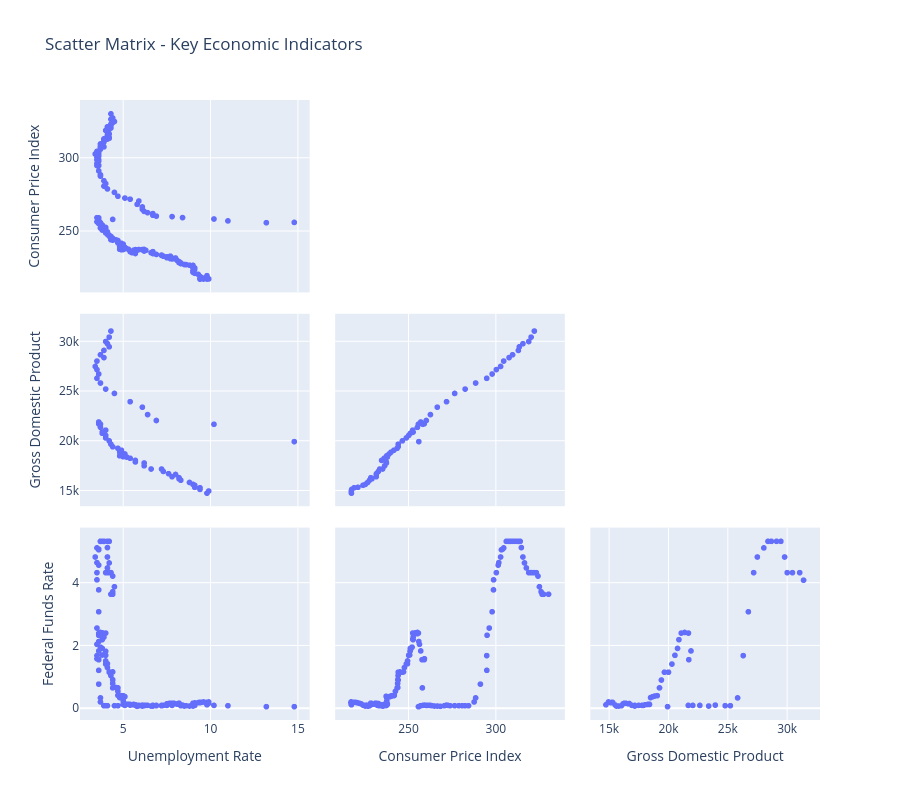

This figure's notebook cell:
### Code cell
# Scatter plots for key relationships
def scatter_matrix_plot(df):
    """
    Create scatter plot matrix
    """
    # Select subset of columns for readability (adjust as needed)
    cols_to_plot = df.columns[:4]  # First 4 indicators
    
    fig = px.scatter_matrix(
        df[cols_to_plot],
        dimensions=cols_to_plot,
        title='Scatter Matrix - Key Economic Indicators',
        height=800
    )
    fig.update_traces(diagonal_visible=False, showupperhalf=False)
    fig.show()

scatter_matrix_plot(economic_data)

### Figure 1 — Plotly figure (JSON) as saved in the notebook; plotly's stock layout.template omitted (floating-point values rounded to 4 significant figures; data arrays with more than 128 entries replaced by an {"elided": "..."} marker saying what was removed)
{"data": [{"diagonal": {"visible": false}, "dimensions": [{"axis": {"matches": true}, "label": "Unemployment Rate", "values": {"elided": "196 float values"}}, {"axis": {"matches": true}, "label": "Consumer Price Index", "values": {"elided": "196 float values"}}, {"axis": {"matches": true}, "label": "Gross Domestic Product", "values": {"elided": "196 float values"}}, {"axis": {"matches": true}, "label": "Federal Funds Rate", "values": {"elided": "196 float values"}}], "hovertemplate": "%{xaxis.title.text}=%{x}<br>%{yaxis.title.text}=%{y}<extra></extra>", "legendgroup": "", "marker": {"color": "#636efa", "symbol": "circle"}, "name": "", "showlegend": false, "showupperhalf": false, "type": "splom"}], "layout": {"dragmode": "select", "height": 800, "legend": {"tracegroupgap": 0}, "title": {"text": "Scatter Matrix - Key Economic Indicators"}}}
